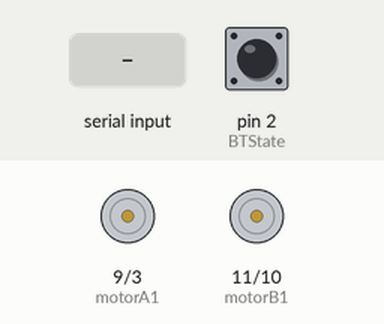
Recording of a sketch running on a simulated Arduino Uno, built with avr-gcc and run on an emulated ATmega328P. Shown: motor-driver pin pairs drawn as motors (green arrow = first pin HIGH = forward, orange = second pin HIGH = backward, longer = more drive). Inputs (shaded band) come from the test bench; at power-on: pin 2 (BTState) HIGH. What the sketch prints to the serial monitor is not drawn.

Above: at 1.2 s.
1.3 s: "F" received over Serial
At 2.1 s:
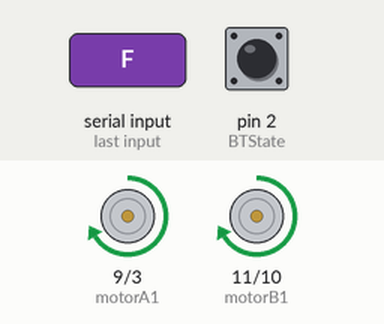
2.8 s: "I" received over Serial
At 3.3 s:
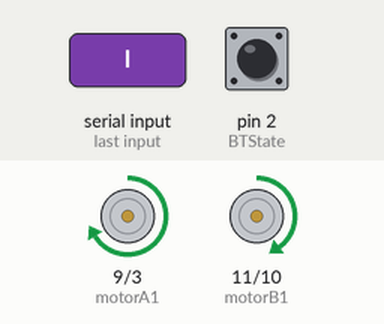
4.3 s: "G" received over Serial
At 5.6 s:
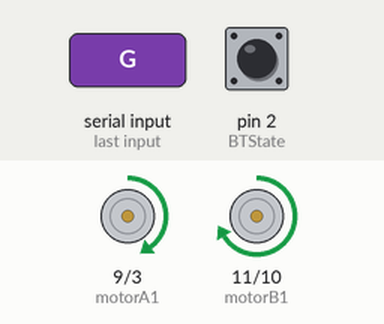
Timing chart, 0 to 7.3 s (numbered marks = the images above; inputs shaded):
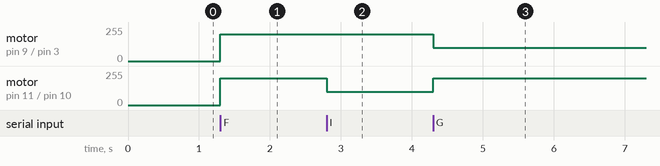

The sketch:

dezembro.ino
```cpp
const int motorA1  = 9;
const int motorA2  = 3;
const int motorB1  = 11;
const int motorB2  = 10;
const int BTState = 2;

int i = 0;
int j = 0;
int state_rec;
int vSpeed = 200;
char state;

void setup() {
  pinMode(motorA1, OUTPUT);
  pinMode(motorA2, OUTPUT);
  pinMode(motorB1, OUTPUT);
  pinMode(motorB2, OUTPUT);
  pinMode(BTState, INPUT);
  Serial.begin(9600);
}
void loop() {
  if (digitalRead(BTState) == LOW) {
    state_rec = 'S';
  }
  if (Serial.available() > 0) {
    state_rec = Serial.read();
    state = state_rec;
  }
  if (state == '0') {
    vSpeed = 0;
  }
  else if (state == '4') {
    vSpeed = 100;
  }
  else if (state == '6') {
    vSpeed = 155;
  }
  else if (state == '7') {
    vSpeed = 180;
  }
  else if (state == '8') {
    vSpeed = 200;
  }
  else if (state == '9') {
    vSpeed = 230;
  }
  else if (state == 'q') {
    vSpeed = 255;
  }
  if (state != 'S') {
    Serial.print(state);
  }
  if (state == 'F') {
    analogWrite(motorB1, vSpeed);
    analogWrite(motorA1, vSpeed);
    analogWrite(motorA2, 0);
    analogWrite(motorB2, 0);
  }
    else if (state == 'I') {
    analogWrite(motorA1, vSpeed);
    analogWrite(motorA2, 0);
    analogWrite(motorB1, 100);
    analogWrite(motorB2, 0);
  }
    else if (state == 'G') {
    analogWrite(motorA1, 100);
    analogWrite(motorA2, 0);
    analogWrite(motorB1, vSpeed);
    analogWrite(motorB2, 0);
  }
  else if (state == 'B') {
    analogWrite(motorA1, 0);
    analogWrite(motorB1, 0);
    analogWrite(motorB2, vSpeed);
    analogWrite(motorA2, vSpeed);
  }
   else if (state == 'H') {
    analogWrite(motorA1, 0);
    analogWrite(motorA2, vSpeed);
    analogWrite(motorB1, 0);
    analogWrite(motorB2, 100);
  }
  else if (state == 'J') {
    analogWrite(motorA1, 0);
    analogWrite(motorA2, 100);
    analogWrite(motorB1, 0);
    analogWrite(motorB2, vSpeed);
  }
  else if (state == 'L') {
    analogWrite(motorA1, 0);
    analogWrite(motorA2, vSpeed);
    analogWrite(motorB1, vSpeed);
    analogWrite(motorB2, 0);
  }
  else if (state == 'R') {
    analogWrite(motorA1, vSpeed);
    analogWrite(motorA2, 0);
    analogWrite(motorB1, 0);
    analogWrite(motorB2, vSpeed);
  }
  else if (state == 'S') {
    analogWrite(motorA1, 0);
    analogWrite(motorA2, 0);
    analogWrite(motorB1, 0);
    analogWrite(motorB2, 0);
  }
}
```

Measured:
- after the input at 1.3 s, motor on pin 9 (motorA1) / pin 3 (motorA2), motor on pin 11 (motorB1) / pin 10 (motorB2): stopped → forward 200/255 at once
- after the input at 2.8 s, motor on pin 11 (motorB1) / pin 10 (motorB2): forward 200/255 → forward 100/255 at once
- after the input at 4.3 s, motor on pin 9 (motorA1) / pin 3 (motorA2): forward 200/255 → forward 100/255 at once; motor on pin 11 (motorB1) / pin 10 (motorB2): forward 100/255 → forward 200/255 at once
